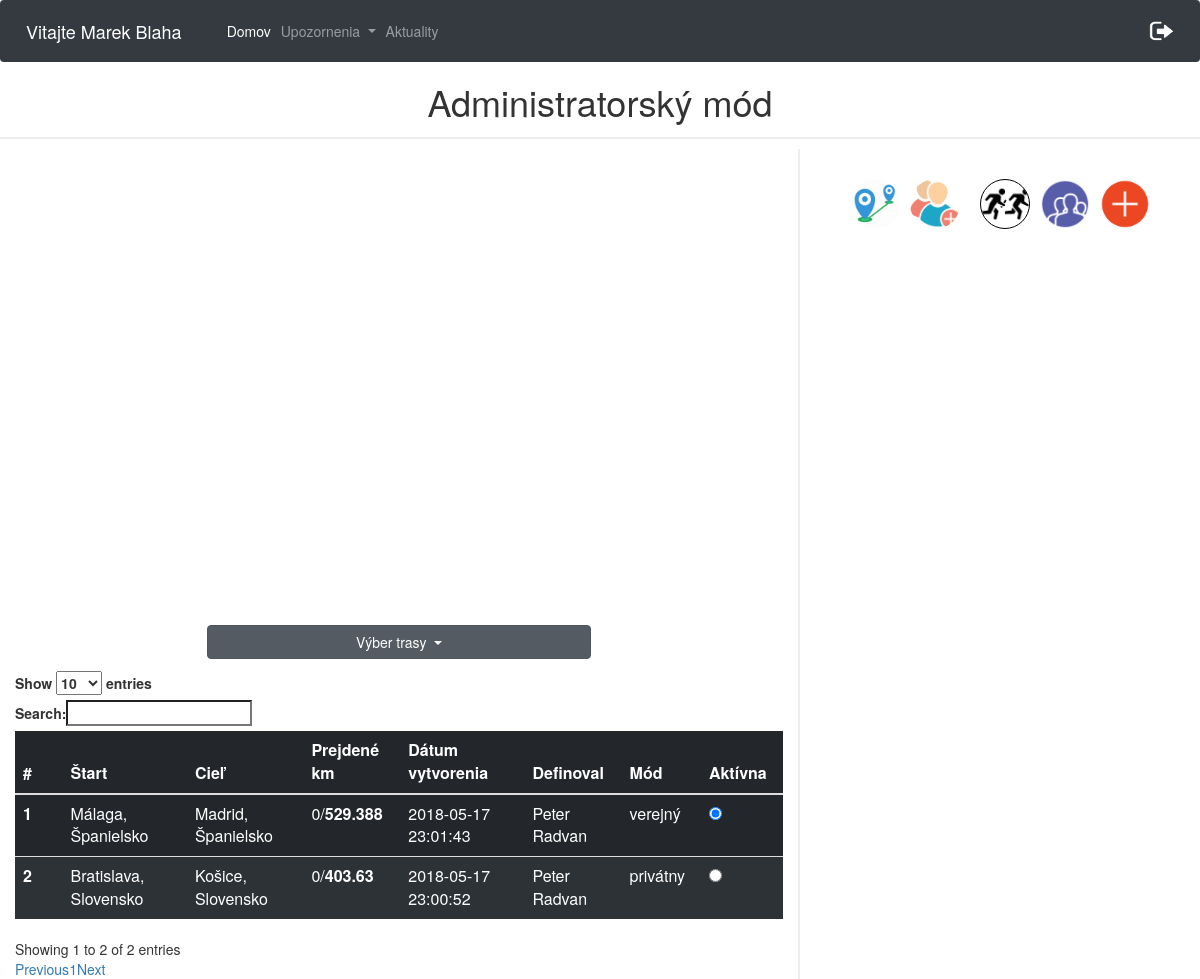
The page /cestyAdmin.php (signed in) on the database as committed earlier.
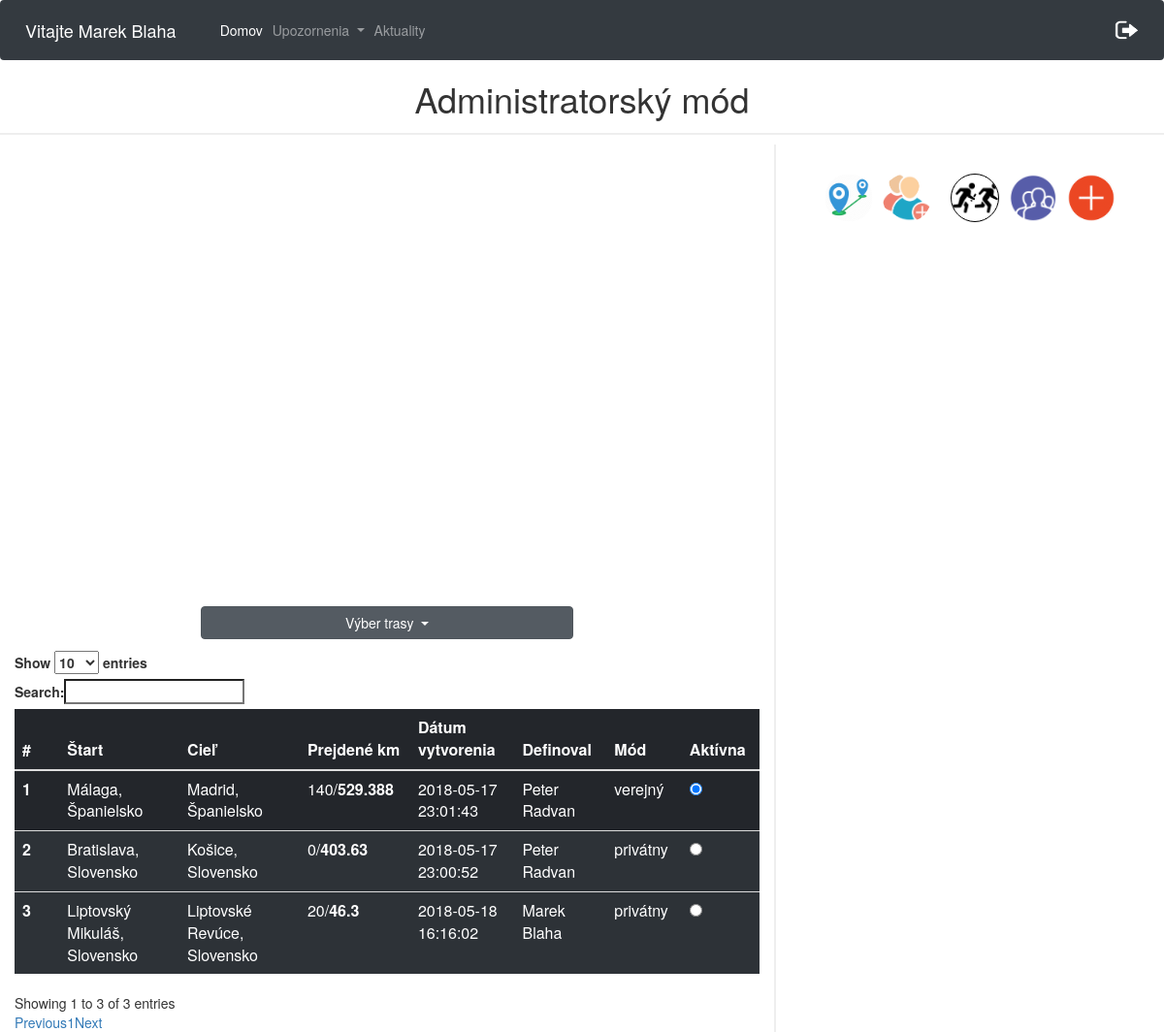
The same page on the database as committed later.
### tables this page shows
CREATE TABLE `pouzivatelia` (
  `id` int(11) NOT NULL,
  `meno` varchar(20) NOT NULL,
  `priezvisko` varchar(20) NOT NULL,
  `email` varchar(40) NOT NULL,
  `heslo` varchar(60) NOT NULL,
  `stredna_skola` varchar(40) NOT NULL,
  `stredna_skola_adresa` varchar(60) NOT NULL,
  `ulica` varchar(40) NOT NULL,
  `psc` varchar(10) NOT NULL,
  `obec` varchar(40) NOT NULL,
  `rola` varchar(10) NOT NULL DEFAULT 'user',
  `odoberatel` tinyint(1) NOT NULL DEFAULT '0',
  `prve_prihlasenie` int(11) NOT NULL DEFAULT '0',
  `nazovtimu` varchar(50) DEFAULT NULL
);

CREATE TABLE `trasa_pouzivatel` (
  `id` int(11) NOT NULL,
  `id_pouzivatel` int(11) NOT NULL,
  `id_trasa` int(11) NOT NULL,
  `prejdene_km` int(11) NOT NULL,
  `aktivna_trasa` int(11) NOT NULL
);

CREATE TABLE `trasa` (
  `id` int(10) UNSIGNED NOT NULL,
  `start_nazov` varchar(50) NOT NULL,
  `start_lat` varchar(20) NOT NULL,
  `start_long` varchar(20) NOT NULL,
  `ciel_nazov` varchar(50) NOT NULL,
  `ciel_lat` varchar(20) NOT NULL,
  `ciel_long` varchar(20) NOT NULL,
  `celkove_km` double NOT NULL,
  `datum_vytvorenia` datetime NOT NULL,
  `mod_trasy` varchar(20) NOT NULL,
  `id_user` int(11) NOT NULL,
  `vytvoril` varchar(100) NOT NULL
);

### cestyAdmin.php (the view, shortened to what this page needs)
<html>
<head>
    <link rel="stylesheet" href="https://maxcdn.bootstrapcdn.com/bootstrap/4.0.0/css/bootstrap.min.css">
    <link rel="stylesheet" type="text/css" href="https://maxcdn.bootstrapcdn.com/bootstrap/3.3.7/css/bootstrap.min.css">
    <link rel="stylesheet" type="text/css" href="https://cdn.datatables.net/1.10.16/css/dataTables.bootstrap.min.css">
    <link rel="stylesheet" href="./css/cesty.css">
</head>
<body>
<nav class="navbar navbar-expand-lg  navbar-dark bg-dark">
        <span class="navbar-brand" >
            <?php
            $conn = new mysqli($servername, $username, $password, $dbname);
            $conn->set_charset("UTF8");
            $email= $_SESSION['email'];
            $query="SELECT meno, priezvisko from pouzivatelia WHERE email='$email'";
            $result = mysqli_query($conn,$query);
            while ($data = mysqli_fetch_array($result)){
                echo "Vitajte ".$data['meno']." ".$data['priezvisko'];
            }
            ?>
        </span>
    <div class="collapse navbar-collapse" id="navbarSupportedContent">
        <ul class="navbar-nav mr-auto">
            <li class="nav-item active">
                <a class="nav-link" href="cestyAdmin.php">Domov</a>
            </li>
            <li class="nav-item dropdown">
                <a class="nav-link dropdown-toggle" href="#" id="navbarDropdown" role="button" data-toggle="dropdown" aria-haspopup="true" aria-expanded="false">
                    Upozornenia
                </a>
            </li>
            <li class="nav-item">
                <a class="nav-link" href="aktuality.php">
                    Aktuality
                </a>
            </li>
        </ul>
        <ul class="nav navbar-nav navbar-right">
            <li><a href="aktuality.php?odhlasenie='1'"><img src="logOut.png" width="25px" height="20px"></a></li>
        </ul>
    </div>
</nav>
<h1 class="adminMode">Administratorský mód</h1>
<div class="row">
    <div class="col-8 leftCol">
        <div id="myMap" style="height: 400px; width: 70%"></div>
        <div class="dropdown show " id="trasyId">
            <a class="btn btn-secondary dropdown-toggle" href="#" role="button" id="dropdownMenuLink" data-toggle="dropdown" aria-haspopup="true" aria-expanded="false">
                Výber trasy
            </a>
            <?php
            $conn = new mysqli($servername, $username, $password, $dbname);
            $conn->set_charset("UTF8");
            $sql = "SELECT trasa.id as tid, pouzivatelia.id, trasa.start_nazov, trasa.ciel_nazov, trasa_pouzivatel.prejdene_km, trasa.celkove_km, trasa.datum_vytvorenia, trasa_pouzivatel.aktivna_trasa, trasa.mod_trasy, trasa.vytvoril
                    FROM trasa_pouzivatel
                    INNER JOIN trasa ON trasa.id = trasa_pouzivatel.id_trasa
                    INNER JOIN pouzivatelia on pouzivatelia.id = trasa_pouzivatel.id_pouzivatel
                    ORDER BY aktivna_trasa DESC";
            ?>
        </div>
        <table class="table table-dark" id="privatneTrasy">
            <thead>
            <tr>
                <th scope="col">#</th>
                <th scope="col">Štart</th>
                <th scope="col">Cieľ</th>
                <th scope="col">Prejdené km</th>
                <th scope="col">Dátum vytvorenia</th>
                <th scope="col">Definoval</th>
                <th scope="col">Mód</th>
                <th scope="col">Aktívna</th>
            </tr>
            </thead>
            <tbody>
            <?php
            $i = 1;
            if ($result = $conn->query($sql)) {
                while ($row = $result->fetch_object()) {
                    echo "<tr>";
                    echo "<th scope='row'>$i <span class='spanId' >$row->id</span><span class='spanTid' >$row->tid</span></th>";
                    echo "<td>$row->start_nazov</td>";
                    echo "<td>$row->ciel_nazov</td>";
                    echo "<td>$row->prejdene_km/<b>$row->celkove_km</b></td>";
                    echo "<td>$row->datum_vytvorenia</td>";
                    echo "<td>$row->vytvoril</td>";
                    echo "<td>$row->mod_trasy</td>";
                    if($row->aktivna_trasa > 0){
                        echo "<td><input onclick='check($i)' class='radio' type='radio' checked> </td>";
                    }
                    else{
                        echo "<td><input onclick='check($i)' class='radio' type='radio' ></td>";
                    }
                    echo "</tr>";
                    $i++;
                }
            }
            ?>
            </tbody>
        </table>
    </div>
    <div class="col-4 rightCol">
        <img src="img/add.png"    id="privateBtn" class="addBtn" alt="add">
        <img src="img/public.png" id="publicBtn" class="addBtn" alt="add">
        <img src="img/relay.png"  id="relayBtn" class="addBtn" alt="add">
        <a href="stafetovyMod.php" > <img src="img/addpeople.png" id="addPeople" class="addBtn" alt="add"></a>
        <img src="img/distance.png" id="distanceBtn" class="addBtn" alt="add">
    </div>
</div>
</body>
</html>

### css/cesty.css (style rules this page uses)
.leftCol { border-right: 2px solid #eee !important; }
.row { box-sizing: border-box !important; margin:0; }
#myMap { margin: 5% auto; }
#dropdownMenuLink { width:100% !important; margin-bottom:3% !important; }
#trasyId { margin: 0 auto; width:50% !important; }
.addBtn { position: absolute; top:30px; right:50px; width: 50px; height:50px; transition: all 0.3s linear; border-radius: 50%; }
.addBtn:nth-child(2) { right:110px; }
.addBtn:nth-child(3) { right:170px; border-radius: 50%; border: 1px solid black; }
#distanceBtn { left:50px; }
.addBtn:nth-child(5) { left:50px; background: #fff; border-radius: 50%; }
#addPeople { left:110px; }
#privatneTrasy tr { background: rgba(50,56,62,0.7); }
#privatneTrasy tr:first-child { background: rgba(50,56,62,0.1); }
.adminMode { text-align: center; border-bottom:2px solid #eeeeee; padding-bottom: 15px; }

Rows that differ between the two databases and show on the page:
changed trasa_pouzivatel "Málaga, Španielsko": prejdene_km "0" → "140"
added trasa_pouzivatel: id_trasa.start_nazov "Liptovský Mikuláš, Slovensko", id_trasa.ciel_nazov "Liptovské Revúce, Slovensko", prejdene_km "20", id_trasa.celkove_km "46.3", id_trasa.datum_vytvorenia "2018-05-18 16:16:02", id_trasa.vytvoril "Marek Blaha", id_trasa.mod_trasy "privátny"
Other text that changed with them:
text written by a page script: "Show entries Search: Showing 1 to 2 of 2 entries Previous 1 Next" → "Show entries Search: Showing 1 to 3 of 3 entries Previous 1 Next"
